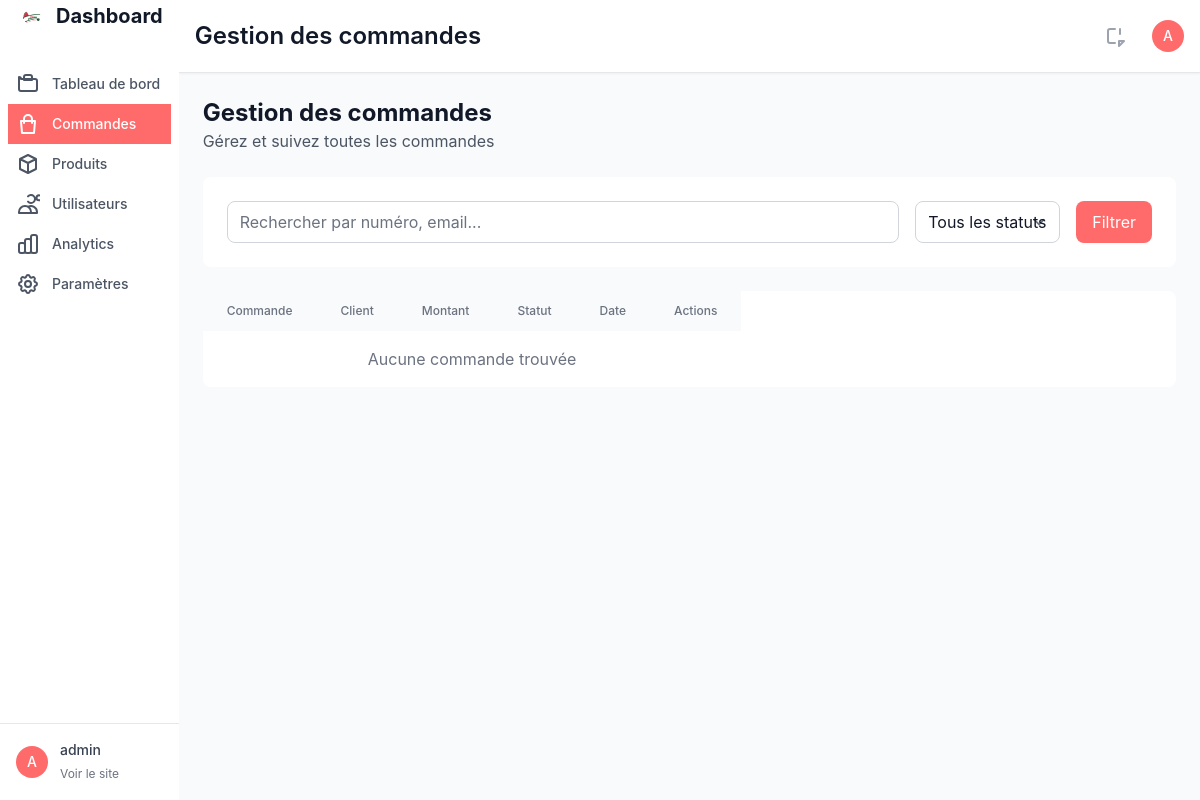
Page /dashboard/orders/ (signed in) on the earlier database version.
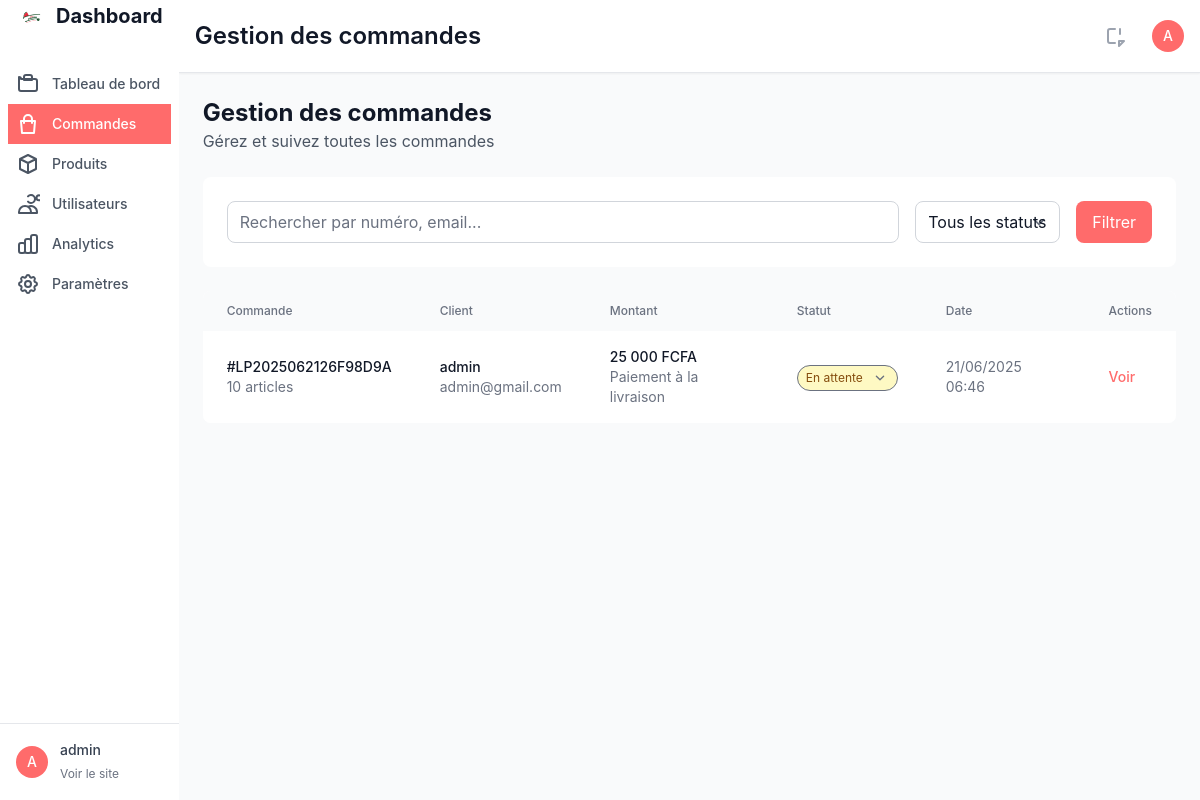
Same page on the later database version.
### orders/models.py (models this page shows, shortened)
class Order(models.Model):
    STATUS_CHOICES = [
        ('pending', 'En attente'),
        ('confirmed', 'Confirmée'),
        ('processing', 'En préparation'),
        ('shipped', 'Expédiée'),
        ('delivered', 'Livrée'),
        ('cancelled', 'Annulée'),
        ('refunded', 'Remboursée'),
    ]
    PAYMENT_STATUS_CHOICES = [
        ('pending', 'En attente'),
        ('paid', 'Payée'),
        ('failed', 'Échouée'),
        ('refunded', 'Remboursée'),
    ]
    PAYMENT_METHOD_CHOICES = [
        ('cash_on_delivery', 'Paiement à la livraison'),
        ('mobile_money', 'Mobile Money'),
        ('bank_transfer', 'Virement bancaire'),
    ]
    order_number = models.CharField(max_length=20, unique=True, editable=False)
    user = models.ForeignKey(settings.AUTH_USER_MODEL, on_delete=models.CASCADE, related_name='orders')
    status = models.CharField(max_length=20, choices=STATUS_CHOICES, default='pending')
    payment_status = models.CharField(max_length=20, choices=PAYMENT_STATUS_CHOICES, default='pending')
    payment_method = models.CharField(max_length=20, choices=PAYMENT_METHOD_CHOICES, default='cash_on_delivery')
    subtotal = models.DecimalField(max_digits=10, decimal_places=0, default=0)  # FCFA sans décimales
    shipping_cost = models.DecimalField(max_digits=10, decimal_places=0, default=0)
    tax_amount = models.DecimalField(max_digits=10, decimal_places=0, default=0)
    total_amount = models.DecimalField(max_digits=10, decimal_places=0, default=0)
    shipping_address = models.ForeignKey(Address, on_delete=models.SET_NULL, null=True, blank=True)
    shipping_name = models.CharField(max_length=255)
    shipping_phone = models.CharField(max_length=20, blank=True)
    shipping_address_line1 = models.CharField(max_length=255)
    shipping_address_line2 = models.CharField(max_length=255, blank=True)
    shipping_city = models.CharField(max_length=100)
    billing_name = models.CharField(max_length=255, blank=True)
    billing_address_line1 = models.CharField(max_length=255, blank=True)
    billing_address_line2 = models.CharField(max_length=255, blank=True)
    billing_city = models.CharField(max_length=100, blank=True)
    notes = models.TextField(blank=True)
    tracking_number = models.CharField(max_length=100, blank=True)
    created_at = models.DateTimeField(auto_now_add=True)
    updated_at = models.DateTimeField(auto_now=True)
    shipped_at = models.DateTimeField(null=True, blank=True)
    delivered_at = models.DateTimeField(null=True, blank=True)
    class Meta:
        verbose_name = "Commande"
        verbose_name_plural = "Commandes"
        ordering = ['-created_at']
    def get_total_items(self):
        return sum(item.quantity for item in self.items.all())

class OrderItem(models.Model):
    order = models.ForeignKey(Order, on_delete=models.CASCADE, related_name='items')
    product = models.ForeignKey(Product, on_delete=models.CASCADE)
    product_name = models.CharField(max_length=255)  # Store product name at time of order
    product_price = models.DecimalField(max_digits=10, decimal_places=0, default=0)  # Store price at time of order
    quantity = models.PositiveIntegerField()
    total_price = models.DecimalField(max_digits=10, decimal_places=0, default=0)
    class Meta:
        verbose_name = "Article de commande"
        verbose_name_plural = "Articles de commande"

### accounts/models.py (models this page shows, shortened)
class User(AbstractUser):
    full_name = models.CharField(max_length=255, blank=True)
    phone = models.CharField(max_length=20, blank=True)
    avatar = models.ImageField(upload_to='avatars/', blank=True, null=True)
    created_at = models.DateTimeField(auto_now_add=True)
    updated_at = models.DateTimeField(auto_now=True)
    def get_full_name(self):
        return self.full_name or f"{self.first_name} {self.last_name}".strip() or self.username

### dashboard/views.py (the view)
# urls.py: path('orders/', views.dashboard_orders, name='orders'),
@login_required
@user_passes_test(is_staff_user)
def dashboard_orders(request):
    status_filter = request.GET.get('status', '')
    search = request.GET.get('search', '')
    orders = Order.objects.select_related('user').order_by('-created_at')
    if status_filter:
        orders = orders.filter(status=status_filter)
    if search:
        orders = orders.filter(
            Q(order_number__icontains=search) |
            Q(user__email__icontains=search) |
            Q(user__full_name__icontains=search)
        )
    paginator = Paginator(orders, 20)
    page_number = request.GET.get('page')
    page_obj = paginator.get_page(page_number)
    context = {
        'page_obj': page_obj,
        'status_filter': status_filter,
        'search': search,
        'status_choices': Order.STATUS_CHOICES,
    }
    return render(request, 'dashboard/orders.html', context)

### cart/context_processors.py (called while the page is built)
def cart(request):
    cart = get_or_create_cart(request)
    return {
        'cart': cart,
        'cart_items_count': cart.total_items if cart else 0,
        'cart_total': cart.total_price if cart else 0,
    }

### cart/models.py (called while the page is built)
    @property
    def total_items(self):
        return sum(item.quantity for item in self.items.all())

    @property
    def total_price(self):
        return sum(item.get_total_price() for item in self.items.all())

### cart/templatetags/cart_extras.py (called while the page is built)
@register.filter
def format_fcfa(value):
    try:
        return f"{int(float(value)):,} FCFA".replace(',', ' ')
    except (ValueError, TypeError):
        return "0 FCFA"

### cart/utils.py (called while the page is built, shortened)
def get_or_create_cart(request):
    cart = None
    if request.user.is_authenticated:
        cart, created = Cart.objects.get_or_create(user=request.user)
        if not created and request.session.session_key:
            session_cart = Cart.objects.filter(session_key=request.session.session_key).first()
    else:
        if not request.session.session_key:
            request.session.create()
        cart, created = Cart.objects.get_or_create(session_key=request.session.session_key)
    return cart

### dashboard/views.py (called while the page is built)
def is_staff_user(user):
    return user.is_authenticated and user.is_staff

### templates/dashboard/orders.html (shortened to what the changed rows need)
{% extends 'dashboard/base.html' %}
{% load cart_extras %}
{% block page_title %}Gestion des commandes{% endblock %}
{% block content %}
<div class="p-6">
    <div class="mb-6">
        <h2 class="text-2xl font-bold text-gray-900 dark:text-white">Gestion des commandes</h2>
    </div>
    <div class="bg-white dark:bg-gray-800 shadow rounded-lg overflow-hidden">
        <div class="overflow-x-auto">
            <table class="min-w-full divide-y divide-gray-200 dark:divide-gray-700">
                <thead class="bg-gray-50 dark:bg-gray-700">
                    <tr>
                        <th class="px-6 py-3 text-left text-xs font-medium text-gray-500 dark:text-gray-300 uppercase tracking-wider">Commande</th>
                        <th class="px-6 py-3 text-left text-xs font-medium text-gray-500 dark:text-gray-300 uppercase tracking-wider">Client</th>
                        <th class="px-6 py-3 text-left text-xs font-medium text-gray-500 dark:text-gray-300 uppercase tracking-wider">Montant</th>
                        <th class="px-6 py-3 text-left text-xs font-medium text-gray-500 dark:text-gray-300 uppercase tracking-wider">Statut</th>
                        <th class="px-6 py-3 text-left text-xs font-medium text-gray-500 dark:text-gray-300 uppercase tracking-wider">Date</th>
                        <th class="px-6 py-3 text-left text-xs font-medium text-gray-500 dark:text-gray-300 uppercase tracking-wider">Actions</th>
                    </tr>
                </thead>
                <tbody class="bg-white dark:bg-gray-800 divide-y divide-gray-200 dark:divide-gray-700">
                    {% for order in page_obj %}
                        <tr class="hover:bg-gray-50 dark:hover:bg-gray-700">
                            <td class="px-6 py-4 whitespace-nowrap">
                                <div class="text-sm font-medium text-gray-900 dark:text-white">#{{ order.order_number }}</div>
                                <div class="text-sm text-gray-500 dark:text-gray-400">{{ order.get_total_items }} article{{ order.get_total_items|pluralize }}</div>
                            </td>
                            <td class="px-6 py-4 whitespace-nowrap">
                                <div class="text-sm font-medium text-gray-900 dark:text-white">{{ order.user.get_full_name }}</div>
                                <div class="text-sm text-gray-500 dark:text-gray-400">{{ order.user.email }}</div>
                            </td>
                            <td class="px-6 py-4 whitespace-nowrap">
                                <div class="text-sm font-medium text-gray-900 dark:text-white">{{ order.total_amount|format_fcfa }}</div>
                                <div class="text-sm text-gray-500 dark:text-gray-400">{{ order.get_payment_method_display }}</div>
                            </td>
                            <td class="px-6 py-4 whitespace-nowrap">
                                <form method="post" action="{% url 'dashboard:update_order_status' order.id %}" class="inline">
                                    <select name="status" onchange="this.form.submit()" class="text-xs px-2 py-1 rounded-full border-0 focus:ring-2 focus:ring-watermelon-red/20
                                        {% if order.status == 'pending' %}bg-yellow-100 text-yellow-800{% endif %}
                                    ">
                                        {% for value, label in status_choices %}
                                            <option value="{{ value }}" {% if order.status == value %}selected{% endif %}>{{ label }}</option>
                                        {% endfor %}
                                    </select>
                                </form>
                            </td>
                            <td class="px-6 py-4 whitespace-nowrap text-sm text-gray-500 dark:text-gray-400">
                                {{ order.created_at|date:"d/m/Y H:i" }}
                            </td>
                            <td class="px-6 py-4 whitespace-nowrap text-sm font-medium">
                                <a href="{% url 'orders:detail' order.id %}" class="text-watermelon-red hover:text-watermelon-red-dark">Voir</a>
                            </td>
                        </tr>
                    {% empty %}
                        <tr>
                            <td colspan="6" class="px-6 py-4 text-center text-gray-500 dark:text-gray-400">
                                Aucune commande trouvée
                            </td>
                        </tr>
                    {% endfor %}
                </tbody>
            </table>
        </div>
    </div>
</div>
{% endblock %}

Differences in the rows shown:
added Order: order_number "LP2025062126F98D9A", get_total_items "10", user.get_full_name "admin", user.email "admin@gmail.com", total_amount "25 000 FCFA", payment_method "Paiement à la livraison", status "En attente", created_at "21/06/2025 06:46"
Other differences:
text no longer shown: "Aucune commande trouvée"
